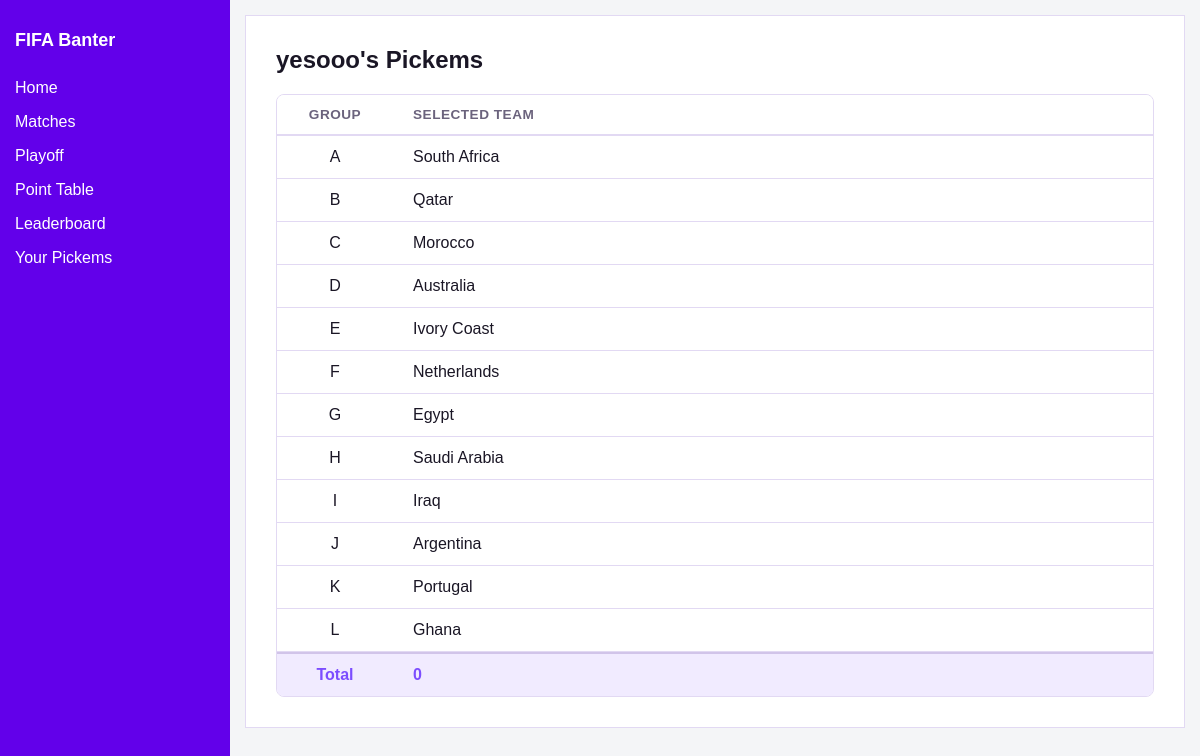
The app's page /user/4/ (signed in) with its own data.
### banter/models.py (models this page shows)
class Pickems(models.Model):
    user = models.OneToOneField(User, on_delete=models.CASCADE)
    group_A = models.ForeignKey(Team, on_delete=models.CASCADE, related_name='pick_A')
    group_B = models.ForeignKey(Team, on_delete=models.CASCADE, related_name='pick_B')
    group_C = models.ForeignKey(Team, on_delete=models.CASCADE, related_name='pick_C')
    group_D = models.ForeignKey(Team, on_delete=models.CASCADE, related_name='pick_D')
    group_E = models.ForeignKey(Team, on_delete=models.CASCADE, related_name='pick_E')
    group_F = models.ForeignKey(Team, on_delete=models.CASCADE, related_name='pick_F')
    group_G = models.ForeignKey(Team, on_delete=models.CASCADE, related_name='pick_G')
    group_H = models.ForeignKey(Team, on_delete=models.CASCADE, related_name='pick_H')
    group_I = models.ForeignKey(Team, on_delete=models.CASCADE, related_name='pick_I')
    group_J = models.ForeignKey(Team, on_delete=models.CASCADE, related_name='pick_J')
    group_K = models.ForeignKey(Team, on_delete=models.CASCADE, related_name='pick_K')
    group_L = models.ForeignKey(Team, on_delete=models.CASCADE, related_name='pick_L')

class Team(models.Model):
    name = models.CharField(max_length=50)
    group = models.CharField(max_length=1)
    code = models.CharField(max_length=3)

### banter/views.py (the view)
# urls.py: path("user/<int:user_id>/", views.user_pickems),
@login_required
def user_pickems(request, user_id):
    user = User.objects.get(id=user_id)
    try:
        picks = Pickems.objects.get(user=user)
    except Pickems.DoesNotExist:
        picks = None
    total = 0
    if picks:
        total = calculate_points(user)
    return render(request, "yourpicks.html", {
        "picks": picks,
        "total": total,
        "view_user": user.username   # ✅ who we are viewing
    })

### banter/views.py (called while the page is built, shortened)
def calculate_points(user):
    matches = Match.objects.all()
    picks = Pickems.objects.get(user=user)
    user_teams = [
        picks.group_A, picks.group_B, picks.group_C, picks.group_D,
        picks.group_E, picks.group_F, picks.group_G, picks.group_H,
        picks.group_I, picks.group_J, picks.group_K, picks.group_L,
    ]
    total = 0
    for m in matches:
        if m.home_score is None or m.away_score is None:
            continue
    return total

### templates/yourpicks.html
{% extends "base.html" %}
{% block content %}
<div class="card picks-wrapper-card">
    <h2>
        {% if view_user %}
            {{ view_user }}'s Pickems
        {% else %}
            Your Pickems
        {% endif %}
    </h2>
    {% if picks %}
    <table class="group-table sequential-data-table">
        <thead>
            <tr>
                <th class="col-identifier">Group</th>
                <th class="col-value">Selected Team</th>
            </tr>
        </thead>
        <tbody>
            <tr>
                <td class="col-identifier">A</td>
                <td class="col-value">{{ picks.group_A.name }}</td>
            </tr>
            <tr>
                <td class="col-identifier">B</td>
                <td class="col-value">{{ picks.group_B.name }}</td>
            </tr>
            <tr>
                <td class="col-identifier">C</td>
                <td class="col-value">{{ picks.group_C.name }}</td>
            </tr>
            <tr>
                <td class="col-identifier">D</td>
                <td class="col-value">{{ picks.group_D.name }}</td>
            </tr>
            <tr>
                <td class="col-identifier">E</td>
                <td class="col-value">{{ picks.group_E.name }}</td>
            </tr>
            <tr>
                <td class="col-identifier">F</td>
                <td class="col-value">{{ picks.group_F.name }}</td>
            </tr>
            <tr>
                <td class="col-identifier">G</td>
                <td class="col-value">{{ picks.group_G.name }}</td>
            </tr>
            <tr>
                <td class="col-identifier">H</td>
                <td class="col-value">{{ picks.group_H.name }}</td>
            </tr>
            <tr>
                <td class="col-identifier">I</td>
                <td class="col-value">{{ picks.group_I.name }}</td>
            </tr>
            <tr>
                <td class="col-identifier">J</td>
                <td class="col-value">{{ picks.group_J.name }}</td>
            </tr>
            <tr>
                <td class="col-identifier">K</td>
                <td class="col-value">{{ picks.group_K.name }}</td>
            </tr>
            <tr>
                <td class="col-identifier">L</td>
                <td class="col-value">{{ picks.group_L.name }}</td>
            </tr>
            <tr class="summary-total-row">
                <td class="col-identifier">Total</td>
                <td class="col-value">{{ total }}</td>
            </tr>
        </tbody>
    </table>
    {% else %}
        <p class="no-data-msg">No picks recorded yet.</p>
    {% endif %}
</div>
{% endblock %}

### templates/base.html (style rules this page uses)
:root { --bg-main: #f4f5f7; --bg-card: #ffffff; --bg-card-hover: #f0ecfa; --bg-comment-other: #e9e5f3; --bg-comment-mine: #f1ebff; --bg-bracket-container: #ffffff; --bg-match: #ffffff; --bg-winner: #f0ecfa; --border-color: #e2d9f3; --border-match: #d1c4e9; --text-main: #1a1625; --text-muted: #6b637d; --text-winner: #7c4dff; --brand-primary: #6200ea; --brand-text: #ffffff; }
html, body { margin: 0; padding: 0; font-family: Arial, sans-serif; background: var(--bg-main); color: var(--text-main); transition: background 0.3s ease, color 0.3s ease; }
.card { background: var(--bg-card); padding: 15px; border: 1px solid var(--border-color); margin-bottom: 20px; cursor: pointer; transition: background 0.2s, border-color 0.2s; }
.group-table { width: 100%; border-collapse: separate; border-spacing: 0; margin-bottom: 0; border-radius: 8px; overflow: hidden; border: 1px solid var(--border-color); }
.group-table th, .group-table td { padding: 12px 8px; vertical-align: middle; background: var(--bg-card) !important; border: none; border-bottom: 1px solid var(--border-color); }
.group-table tr:last-child td { border-bottom: none; }
.group-table th { font-size: 0.85rem; text-transform: uppercase; letter-spacing: 0.5px; font-weight: 700; color: var(--text-muted); border-bottom: 2px solid var(--border-color); }
@media (min-width: 769px) { .group-table { table-layout: fixed; width: 100%; } }
.picks-wrapper-card, .leaderboard-wrapper-card { padding: 20px !important; }
.picks-wrapper-card h2, .leaderboard-wrapper-card h2 { margin-top: 0; margin-bottom: 20px; font-size: 1.5rem; }
.sequential-data-table { table-layout: fixed; width: 100%; }
.summary-total-row td { background: var(--bg-comment-mine) !important; font-weight: bold; color: var(--text-winner) !important; border-top: 2px solid var(--border-match); }
@media (min-width: 769px) { .picks-wrapper-card, .leaderboard-wrapper-card { margin-left: auto; margin-right: auto; padding: 30px !important; } }
@media (min-width: 769px) { .col-identifier { width: 100px !important; text-align: center !important; } }
@media (min-width: 769px) { .col-value { text-align: left !important; padding-left: 20px !important; } }

### records on screen
Pickems: group_A.name "South Africa", group_B.name "Qatar", group_C.name "Morocco", group_D.name "Australia", group_E.name "Ivory Coast", group_F.name "Netherlands", group_G.name "Egypt", group_H.name "Saudi Arabia", group_I.name "Iraq", group_J.name "Argentina", group_K.name "Portugal", group_L.name "Ghana"

### other values on screen
{{ view_user }} "yesooo"
{{ total }} "0"
